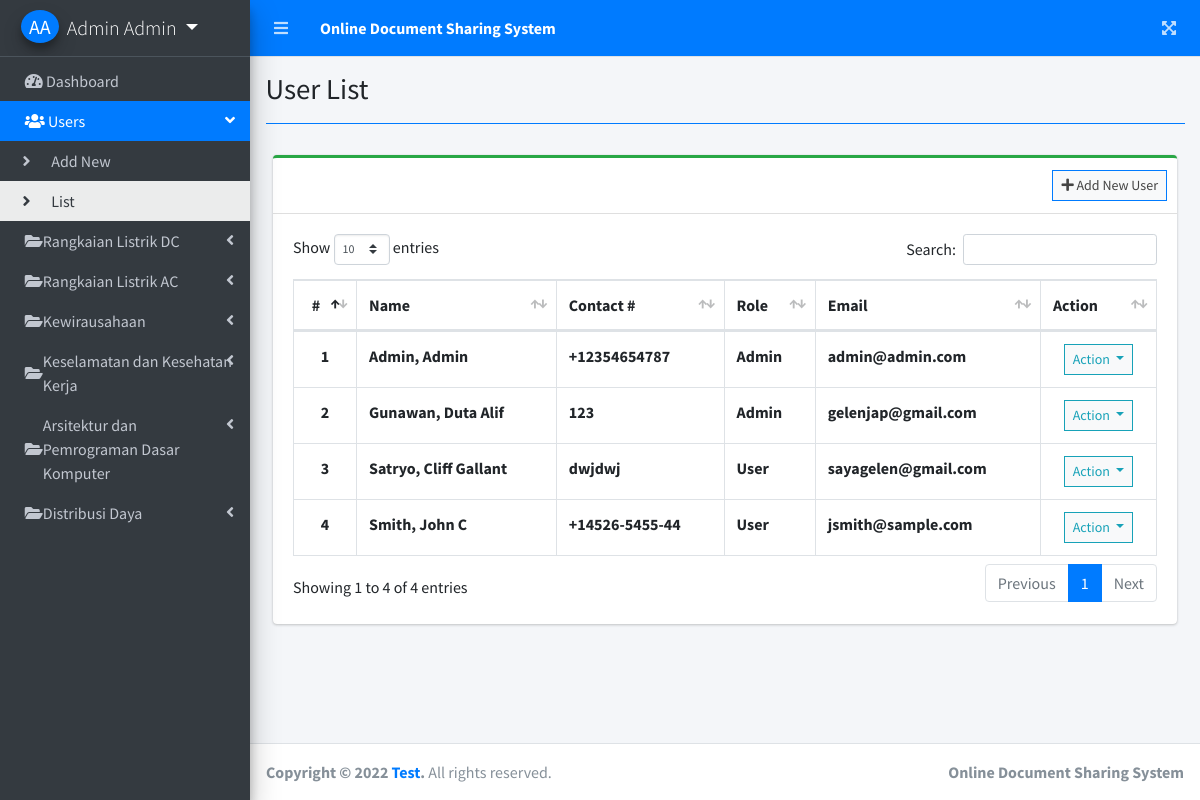
The page /index.php?page=user_list (signed in) on the database as committed earlier.
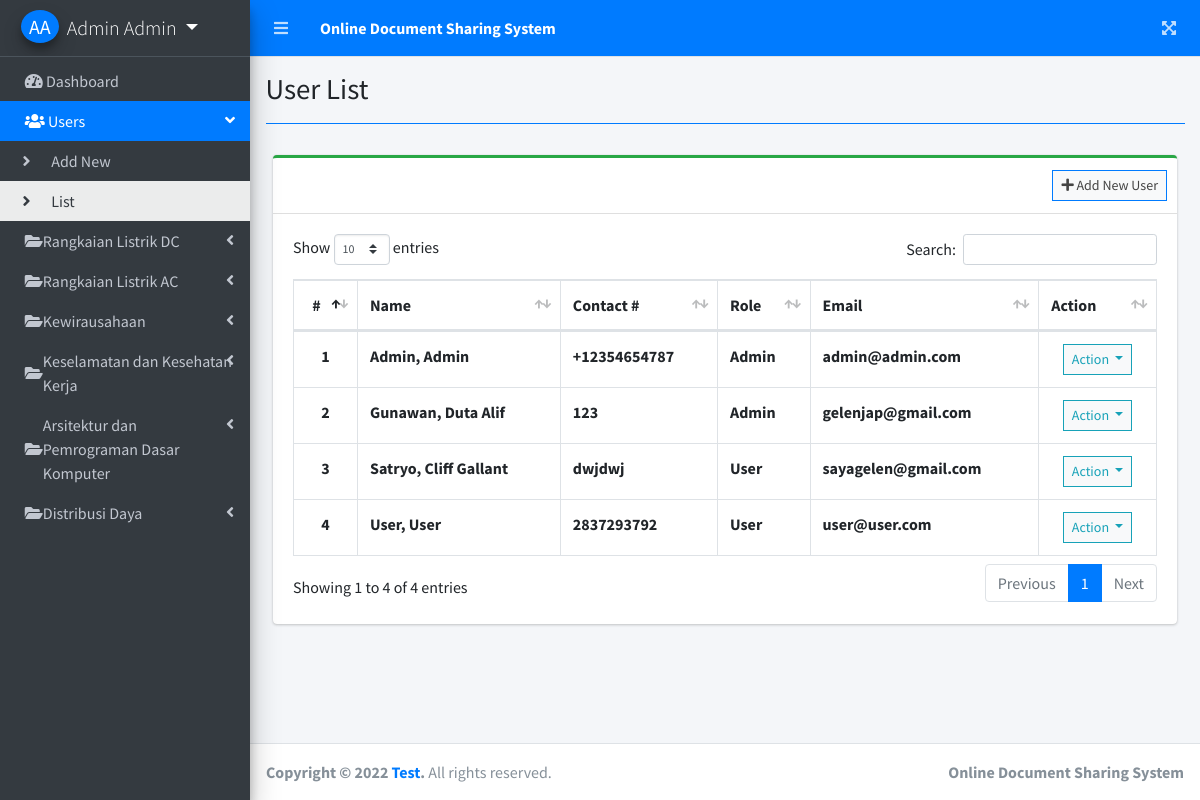
The same page on the database as committed later.
### tables this page shows
CREATE TABLE `users` (
  `id` int(30) NOT NULL,
  `firstname` varchar(200) NOT NULL,
  `lastname` varchar(200) NOT NULL,
  `middlename` varchar(200) NOT NULL,
  `contact` varchar(100) NOT NULL,
  `address` text NOT NULL,
  `email` varchar(200) NOT NULL,
  `password` text NOT NULL,
  `type` tinyint(1) NOT NULL DEFAULT 2 COMMENT '1=Admin,2= users',
  `avatar` text NOT NULL,
  `date_created` datetime NOT NULL DEFAULT current_timestamp()
);

### user_list.php (the view, shortened to what this page needs)
<?php include'db_connect.php' ?>
<div class="col-lg-12">
	<div class="card card-outline card-success">
		<div class="card-header">
			<div class="card-tools">
				<a class="btn btn-block btn-sm btn-default btn-flat border-primary" href="./index.php?page=new_user"><i class="fa fa-plus"></i> Add New User</a>
			</div>
		</div>
		<div class="card-body">
			<table class="table tabe-hover table-bordered" id="list">
				<thead>
					<tr>
						<th class="text-center">#</th>
						<th>Name</th>
						<th>Contact #</th>
						<th>Role</th>
						<th>Email</th>
						<th>Action</th>
					</tr>
				</thead>
				<tbody>
					<?php
					$i = 1;
					$type = array('',"Admin","User");
					$qry = $conn->query("SELECT *,concat(lastname,', ',firstname,' ',middlename) as name FROM users order by concat(lastname,', ',firstname,' ',middlename) asc");
					while($row= $qry->fetch_assoc()):
					?>
					<tr>
						<th class="text-center"><?php echo $i++ ?></th>
						<td><b><?php echo ucwords($row['name']) ?></b></td>
						<td><b><?php echo $row['contact'] ?></b></td>
						<td><b><?php echo $type[$row['type']] ?></b></td>
						<td><b><?php echo $row['email'] ?></b></td>
						<td class="text-center">
							<button type="button" class="btn btn-default btn-sm btn-flat border-info wave-effect text-info dropdown-toggle" data-toggle="dropdown" aria-expanded="true">
		                      Action
		                    </button>
						</td>
					</tr>
				<?php endwhile; ?>
				</tbody>
			</table>
		</div>
	</div>
</div>

### index.php (shortened to what this page needs)
<!DOCTYPE html>
<html lang="en">
<?php
	include 'header.php'
?>
<body class="hold-transition sidebar-mini layout-fixed layout-navbar-fixed layout-footer-fixed">
<div class="wrapper">
  <?php include 'topbar.php' ?>
  <?php include 'sidebar.php' ?>
  <div class="content-wrapper">
    <div class="content-header">
      <div class="container-fluid">
        <div class="row mb-2">
          <div class="col-sm-6">
            <h1 class="m-0"><?php echo $title ?></h1>
          </div>
        </div>
            <hr class="border-primary">
      </div>
    </div>
    <section class="content">
      <div class="container-fluid">
         <?php
          $page = isset($_GET['page']) ? $_GET['page'] : 'home';
          include $page.'.php';
          ?>
      </div>
    </section>
  </div>
  <footer class="main-footer">
    <strong>Copyright &copy; 2022 <a href="#">Test</a>.</strong>
    All rights reserved.
    <div class="float-right d-none d-sm-inline-block">
      <b>Online Document Sharing System</b>
    </div>
  </footer>
</div>
</body>
</html>

### header.php (shortened to what this page needs)
<head>
  <?php
  $title = isset($_GET['page']) ? ucwords(str_replace("_", ' ', $_GET['page'])) : "Home";
  ?>
  <link rel="stylesheet" href="assets/plugins/fontawesome-free/css/all.min.css">
  <link rel="stylesheet" href="assets/plugins/overlayScrollbars/css/OverlayScrollbars.min.css">
  <link rel="stylesheet" href="assets/plugins/datatables-bs4/css/dataTables.bootstrap4.min.css">
  <link rel="stylesheet" href="assets/plugins/datatables-responsive/css/responsive.bootstrap4.min.css">
  <link rel="stylesheet" href="assets/plugins/datatables-buttons/css/buttons.bootstrap4.min.css">
  <link rel="stylesheet" href="assets/plugins/select2/css/select2.min.css">
  <link rel="stylesheet" href="assets/plugins/select2-bootstrap4-theme/select2-bootstrap4.min.css">
  <link rel="stylesheet" href="assets/plugins/sweetalert2-theme-bootstrap-4/bootstrap-4.min.css">
  <link rel="stylesheet" href="assets/plugins/toastr/toastr.min.css">
  <link rel="stylesheet" href="assets/plugins/dropzone/min/dropzone.min.css">
  <link rel="stylesheet" href="assets/plugins/icheck-bootstrap/icheck-bootstrap.min.css">
  <link rel="stylesheet" href="assets/dist/css/adminlte.min.css">
  <link rel="stylesheet" href="assets/dist/css/styles.css">
  <link rel="stylesheet" href="assets/plugins/summernote/summernote-bs4.min.css">
</head>

### topbar.php
<nav class="main-header navbar navbar-expand navbar-primary navbar-dark ">
  <ul class="navbar-nav">
    <?php if(isset($_SESSION['login_id'])): ?>
    <li class="nav-item">
      <a class="nav-link" data-widget="pushmenu" href="" role="button"><i class="fas fa-bars"></i></a>
    </li>
  <?php endif; ?>
    <li>
      <a class="nav-link text-white"  href="./" role="button"> <large><b>Online Document Sharing System</b></large></a>
    </li>
  </ul>
  <ul class="navbar-nav ml-auto">
    <li class="nav-item">
      <a class="nav-link" data-widget="fullscreen" href="#" role="button">
        <i class="fas fa-expand-arrows-alt"></i>
      </a>
    </li>
  </ul>
</nav>

### sidebar.php (shortened to what this page needs)
<aside class="main-sidebar sidebar-dark-primary elevation-4" style="">
  <div class="dropdown" style="">
 	<a href="javascript:void(0)" class="brand-link dropdown-toggle" data-toggle="dropdown" aria-expanded="true">
      <?php if(empty($_SESSION['login_avatar'])): ?>
      <span class="brand-image img-circle elevation-3 d-flex justify-content-center align-items-center bg-primary text-white font-weight-500" style="width: 38px;height:50px"><?php echo strtoupper(substr($_SESSION['login_firstname'], 0,1).substr($_SESSION['login_lastname'], 0,1)) ?></span>
      <?php else: ?>
        <span class="image">
          <img src="assets/uploads/<?php echo $_SESSION['login_avatar'] ?>" style="width: 38px;height:38px" class="img-circle elevation-2" alt="User Image">
        </span>
      <?php endif; ?>
      <span class="brand-text font-weight-light"><?php echo ucwords($_SESSION['login_firstname'].' '.$_SESSION['login_lastname']) ?></span>
    </a>
  </div>
  <div class="sidebar">
    <nav class="mt-2">
      <ul class="nav nav-pills nav-sidebar flex-column nav-flat" data-widget="treeview" role="menu" data-accordion="false">
      <div>
        <li class="nav-item dropdown">
          <a href="./" class="nav-link nav-home">
            <i class="nav-icon fas fa-tachometer-alt"></i>
            <p>
              Dashboard
            </p>
          </a>
        </li>
      </div>
      <?php if($_SESSION['login_type'] == 1): ?>
      <div>
        <li class="nav-item">
          <a href="#" class="nav-link nav-edit_user">
            <i class="nav-icon fas fa-users"></i>
            <p>
              Users
              <i class="right fas fa-angle-left"></i>
            </p>
          </a>
          <ul class="nav nav-treeview">
            <li class="nav-item">
              <a href="./index.php?page=new_user" class="nav-link nav-new_user tree-item">
                <i class="fas fa-angle-right nav-icon"></i>
                <p>Add New</p>
              </a>
            </li>
            <li class="nav-item">
              <a href="./index.php?page=user_list" class="nav-link nav-user_list tree-item">
                <i class="fas fa-angle-right nav-icon"></i>
                <p>List</p>
              </a>
            </li>
          </ul>
        </li>
      </div>
      <div>
        <li class="nav-item">
          <a href="#" class="nav-link nav-is-tree nav-edit_rldc nav-view_rldc d-flex align-items-center">
            <i class="nav-icon fa fa-folder-open"></i>
            <p>
            Rangkaian Listrik DC
              <i class="right fas fa-angle-left"></i>
            </p>
          </a>
        </li>
      </div>
      <div>
        <li class="nav-item">
          <a href="#" class="nav-link nav-is-tree nav-edit_rlac nav-view_rlac d-flex align-items-center">
            <i class="nav-icon fa fa-folder-open"></i>
            <p class="text-wrap">
            Rangkaian Listrik AC
              <i class="right fas fa-angle-left"></i>
            </p>
          </a>
        </li>
      </div>
      <div>
        <li class="nav-item">
          <a href="#" class="nav-link nav-is-tree nav-edit_document nav-view_document d-flex align-items-center">
            <i class="nav-icon fa fa-folder-open"></i>
            <p class="text-wrap">
            Kewirausahaan
              <i class="right fas fa-angle-left"></i>
            </p>
          </a>
        </li>
      </div>
      <div>
        <li class="nav-item">
          <a href="#" class="nav-link nav-is-tree nav-edit_document_k3 nav-view_document_k3 d-flex align-items-center">
            <i class="nav-icon fa fa-folder-open"></i>
            <p class="text-wrap">
            Keselamatan dan Kesehatan Kerja
              <i class="right fas fa-angle-left"></i>
            </p>
          </a>
        </li>
      </div>
      <div>
        <li class="nav-item">
          <a href="#" class="nav-link nav-is-tree nav-edit_document_apdk nav-view_document_apdk d-flex align-items-center">
            <i class="nav-icon fa fa-folder-open"></i>
            <p class="text-wrap">
            Arsitektur dan Pemrograman Dasar Komputer
              <i class="right fas fa-angle-left d-flex align-items-center justify-content-center"></i>
            </p>
          </a>
        </li>
      </div>
      <div>
        <li class="nav-item">
          <a href="#" class="nav-link nav-is-tree nav-edit_document_disda nav-view_document_disda d-flex align-items-center">
            <i class="nav-icon fa fa-folder-open"></i>
            <p>
            Distribusi Daya
              <i class="right fas fa-angle-left"></i>
            </p>
          </a>
        </li>
      </div>
      <?php endif; ?>
      </ul>
    </nav>
  </div>
</aside>

Rows that differ between the two databases and show on the page:
removed users: name "Smith, John C", contact "+14526-5455-44", type "User", email "jsmith@sample.com"
added users: name "User, User", contact "2837293792", type "User", email "user@user.com"
